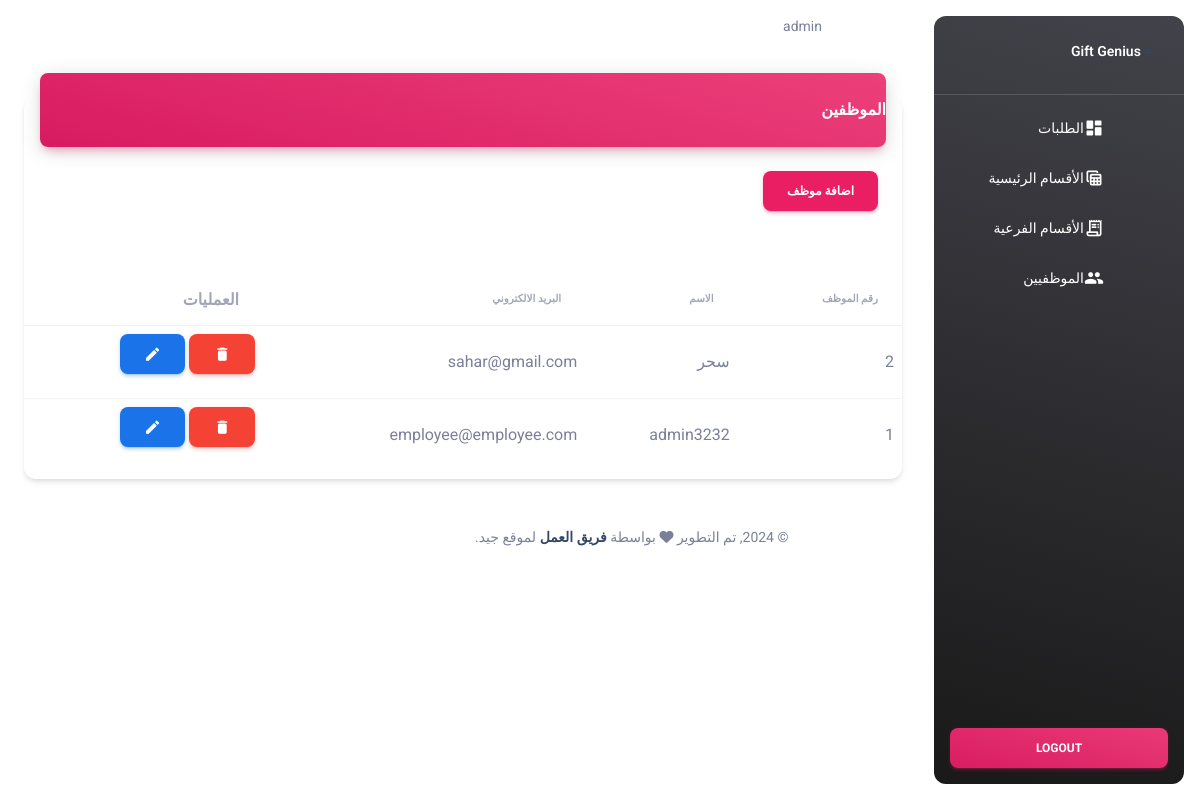
/admin/employees.php (signed in), run on the app's committed database.
### tables this page shows
CREATE TABLE `employees` (
  `id` int(11) NOT NULL,
  `name` varchar(255) DEFAULT NULL,
  `email` varchar(255) DEFAULT NULL,
  `password` varchar(255) DEFAULT NULL
);

### admin/employees.php (the view, shortened to what this page needs)
<?php
require('../system/helper.php');
$selectEmployeesSql = 'SELECT * FROM employees order by id DESC';
$selectEmployeesResult = runQuery($selectEmployeesSql);
?>
<!DOCTYPE html>
<html lang="ar"  dir="rtl">
<head>
    <?php
    include 'layout/assets/css.php';
    ?>
</head>
<body class=class="g-sidenav-show rtl bg-gray-200">
<?php
include 'layout/inc/sidebar.php'
?>
<main class="main-content position-relative max-height-vh-100 h-100 border-radius-lg ">
    <?php
    include 'layout/inc/header.php';
    ?>
    <div class="container-fluid py-4">
        <div class="row">
            <div class="col-12">
                <div class="card my-4">
                    <div class="card-header p-0 position-relative mt-n4 mx-3 z-index-2">
                        <div class="bg-gradient-primary shadow-primary border-radius-lg pt-4 pb-3">
                            <h6 class="text-white text-capitalize ps-3">الموظفين</h6>
                        </div>
                    </div>
                    <?php echo indexButtons('اضافة موظف') ?>
                    <div class="card-body px-0 pb-2">
                        <div class="table-responsive p-0">
                            <table class="table align-items-center mb-0">
                                <thead>
                                <tr>
                                    <th class="text-uppercase text-secondary text-xxs font-weight-bolder opacity-7">
                                        رقم الموظف
                                    </th>
                                    <th class="text-uppercase text-secondary text-xxs font-weight-bolder opacity-7 ps-2">
                                        الاسم
                                    </th>
                                    <th class="text-uppercase text-secondary text-xxs font-weight-bolder opacity-7 ps-2">
                                        البريد الالكتروني
                                    </th>
                                    <th class="text-secondary opacity-7">العمليات</th>
                                </tr>
                                </thead>
                                <tbody>
                                <?php if ($selectEmployeesResult->num_rows > 0) {
                                    while ($row = $selectEmployeesResult->fetch_assoc()) {
                                        ?>
                                        <tr>
                                            <td><?php echo $row['id'] ?></td>
                                            <td><?php echo $row['name'] ?></td>
                                            <td><?php echo $row['email'] ?></td>
                                            <td>
                                                <a href="?method=DELETE&id=<?php echo $row['id'] ?>"
                                                   class="btn btn-danger confirmation"><i
                                                            class="material-icons opacity-10">delete</i></a>
                                                <a href="javascript:();"
                                                   class="btn btn-info" data-bs-toggle='modal'
                                                   data-bs-target='#editModal<?php echo $row['id'] ?>'><i
                                                            class="material-icons opacity-10">edit</i></a></td>
                                        </tr>
                                        <?php
                                    }
                                }
                                ?>
                                </tbody>
                            </table>
                        </div>
                    </div>
                </div>
            </div>
        </div>
        <?php
        include 'layout/inc/footer.php';
        ?>
    </div>
</main>
</body>
</html>

### data on the page
employees: id "2", name "سحر", email "sahar@gmail.com"
employees: id "1", name "admin3232", email "employee@employee.com"

### other printed values
$_SESSION['admin']['name'] "admin"
$buttonText "اضافة موظف"
